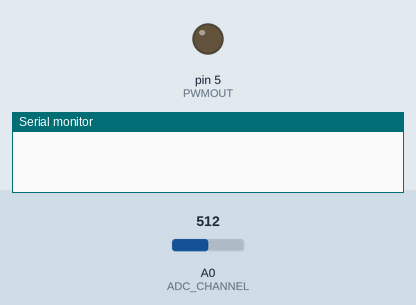
This sketch was run on a simulated Arduino Uno, built with avr-gcc and run on an emulated ATmega328P. Parts: output pins drawn as LEDs (lit = HIGH), the last lines printed to the serial monitor. Inputs (shaded band) come from the test bench; at power-on: A0 (ADC_CHANNEL) = 512.

Above: at 0.15 s.
At 1.1 s:
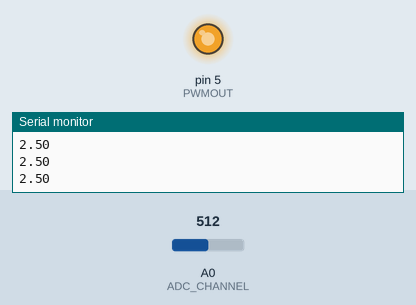
Timing chart, 0 to 2.6 s (numbered marks = the images above):
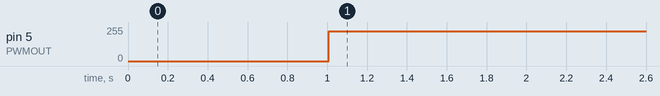

The sketch:

arduinocode_1.ino
```cpp
# include <TimerOne.h>
# include <MsTimer2.h>

#define PWMOUT 5
#define ADC_CHANNEL A0

float DUTYCYCLE;
const int SINE_FREQ = 23;      // generated sine wave's frequency
const int SINE_GEN_FREQ = 500;       //Frequency of the sine wave generation system
const float SINE_COEFF = SINE_FREQ*TWO_PI/SINE_GEN_FREQ, AMP = 2.5/5.00*255, OFFSET = 2.5/5.00*255;


const int SAMPLING_FREQ = 120; // sampling frequency is 120Hz
const float TOT_SAMPLE_TIME = 1;   //Total  sampling time
const int NUMBER_OF_SAMPLES = TOT_SAMPLE_TIME*SAMPLING_FREQ;
int SAMPLES[NUMBER_OF_SAMPLES];
long COUNTER, SAMPLING_COUNTER;
bool FINISHED = false;

void setup() {
 for (int i = 0; i < NUMBER_OF_SAMPLES; i++) { // building an array to put datas in it
   SAMPLES[i] = -1;   //equalizing all the cells in our array to -1 to make sure sampling goes appropriate
 }

 TCCR0B = TCCR0B & B11111000 | B00000001; //sets timer 0 frequency to 62.5kHz
 Serial.begin(57600);    // Serial is put to 57600 bits/s
 pinMode(PWMOUT,OUTPUT);
 MsTimer2::set(1000/SINE_GEN_FREQ, PWM_DT);   // using timer2 to generate the signal
 MsTimer2::start();
 Timer1.initialize(1000000/SAMPLING_FREQ);  // usuing timer1 to sampling the signal
 Timer1.attachInterrupt(SAMPLING);
}

void loop() {
 if (FINISHED == true) {
  for (int i = 0; i < NUMBER_OF_SAMPLES; i++) { // if FINISHED is equal to true we print the data
    Serial.println(SAMPLES[i]/1023.00*5);
 }
 FINISHED =false;
 }
}

void PWM_DT() {
 DUTYCYCLE = AMP*sin(SINE_COEFF*COUNTER) + OFFSET; // generate the sinusoidal signal
 analogWrite(PWMOUT,DUTYCYCLE);
 COUNTER++;

}
void SAMPLING() {
  if (SAMPLING_COUNTER == NUMBER_OF_SAMPLES) {    // if it gets N samples it would stop gathering more samples
    MsTimer2::stop();

    Timer1.detachInterrupt();
    FINISHED = true; //  FINISHED == true to print data points in Serial monitor
  }
  else {
    SAMPLES[SAMPLING_COUNTER] = analogRead(ADC_CHANNEL);   // if it hasnt reached N samples it continues
    SAMPLING_COUNTER++;

  }
}
```

Measured:
- by itself, pin 5 (PWMOUT): 0/255 → 224/255 at 1.0 s
